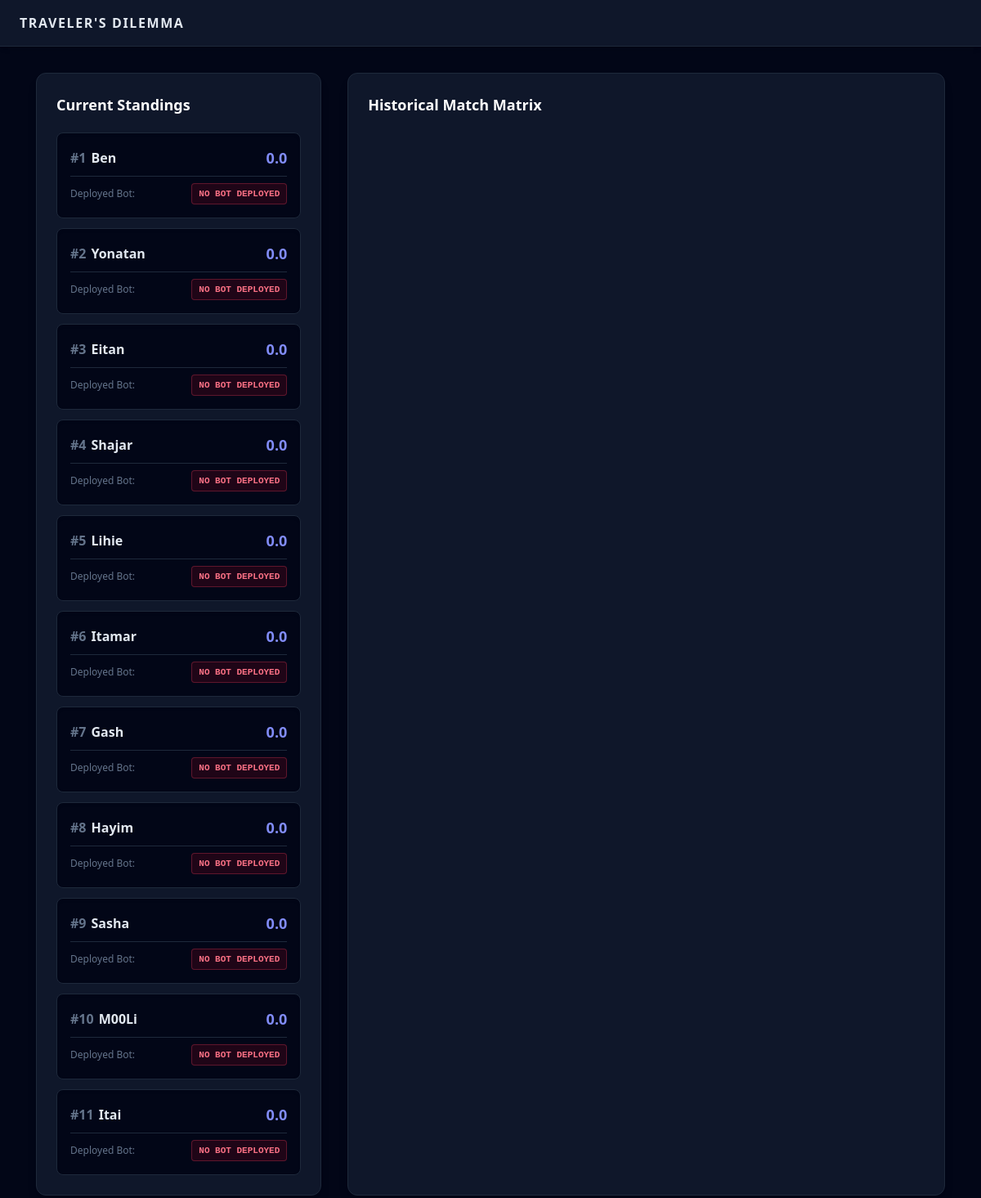
/scoreboard, run on an earlier commit of the app's database.
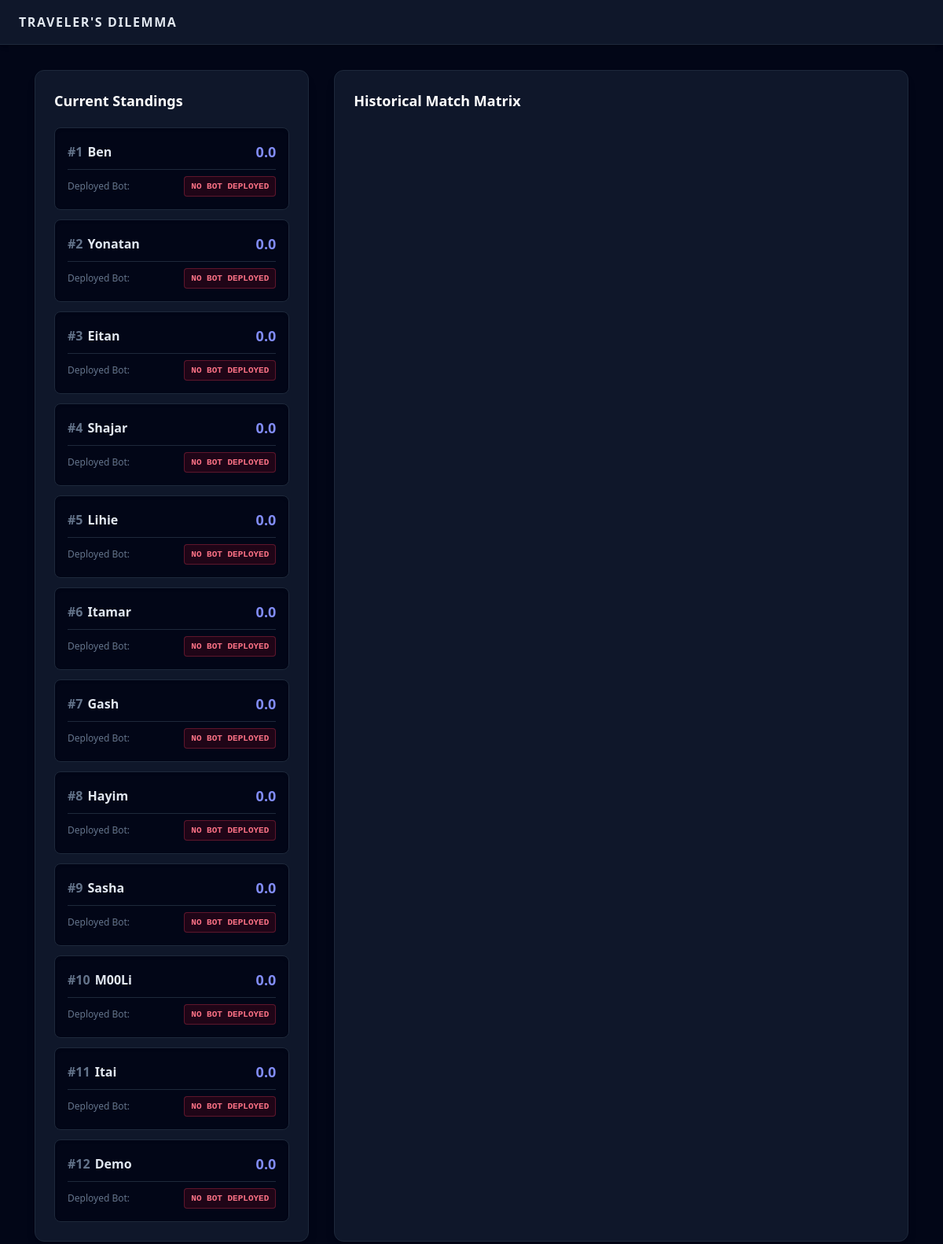
And on a later commit of the database.
### tables this page shows
CREATE TABLE users (id INTEGER PRIMARY KEY AUTOINCREMENT, username TEXT UNIQUE, password TEXT, role TEXT DEFAULT 'user', score REAL DEFAULT 0.0);

### app.py (the view)
@app.route('/scoreboard')
def scoreboard():
    db = get_db()
    users = db.execute("""
        SELECT u.username, u.score, s.filename
        FROM users u
        LEFT JOIN submissions s ON u.id = s.user_id AND s.is_active = 1
        WHERE u.role != 'admin'
        ORDER BY u.score DESC
    """).fetchall()
    matches = db.execute("SELECT * FROM matches ORDER BY id DESC LIMIT 200").fetchall()
    return render_template('scoreboard.html', users=users, matches=matches)

### app.py (called while the page is built)
@app.template_filter('clean_name')
def clean_name_filter(s):
    if not s:
        return ""
    return s.replace('_', ' ').title()

def get_db():
    conn = sqlite3.connect(DATABASE)
    conn.row_factory = sqlite3.Row
    return conn

### templates/scoreboard.html (shortened to what this page needs)
{% extends "base.html" %}
{% block content %}
<div class="grid grid-cols-1 lg:grid-cols-3 gap-8">
    <div class="bg-slate-900 border border-slate-800 rounded-xl p-6 shadow-lg">
        <h3 class="text-lg font-bold text-white mb-5">Current Standings</h3>
        <div class="space-y-3 text-sm">
            {% for user in users %}
            <div class="bg-slate-950 border border-slate-800 p-4 rounded-lg flex flex-col space-y-2 shadow-inner">
                <div class="flex justify-between items-center">
                    <span class="font-bold text-slate-200 text-base">
                        <span class="text-slate-500 mr-1.5">#{{ loop.index }}</span>{{ user.username | clean_name }}
                    </span>
                    <span class="text-indigo-400 font-bold text-lg">{{ user.score | round(2) }}</span>
                </div>
                <div class="flex justify-between items-center border-t border-slate-800 pt-2">
                    <span class="text-slate-500 font-medium text-xs">Deployed Bot:</span>
                    {% if user.filename %}
                        <span class="font-mono text-emerald-400 font-bold bg-emerald-950/40 border border-emerald-500/30 px-2 py-0.5 rounded text-[11px]">
                            {{ user.filename }}
                        </span>
                    {% else %}
                        <span class="font-mono text-rose-400 font-bold bg-rose-950/40 border border-rose-500/30 px-2 py-0.5 rounded text-[11px]">
                            NO BOT DEPLOYED
                        </span>
                    {% endif %}
                </div>
            </div>
            {% endfor %}
        </div>
    </div>
    <div class="lg:col-span-2 bg-slate-900 border border-slate-800 rounded-xl p-6 shadow-lg">
        <h3 class="text-lg font-bold text-white mb-5">Historical Match Matrix</h3>
    </div>
</div>
{% endblock %}

What changed in the data, as far as the page shows it:
added users: username|clean_name "Demo", score "0.0"
